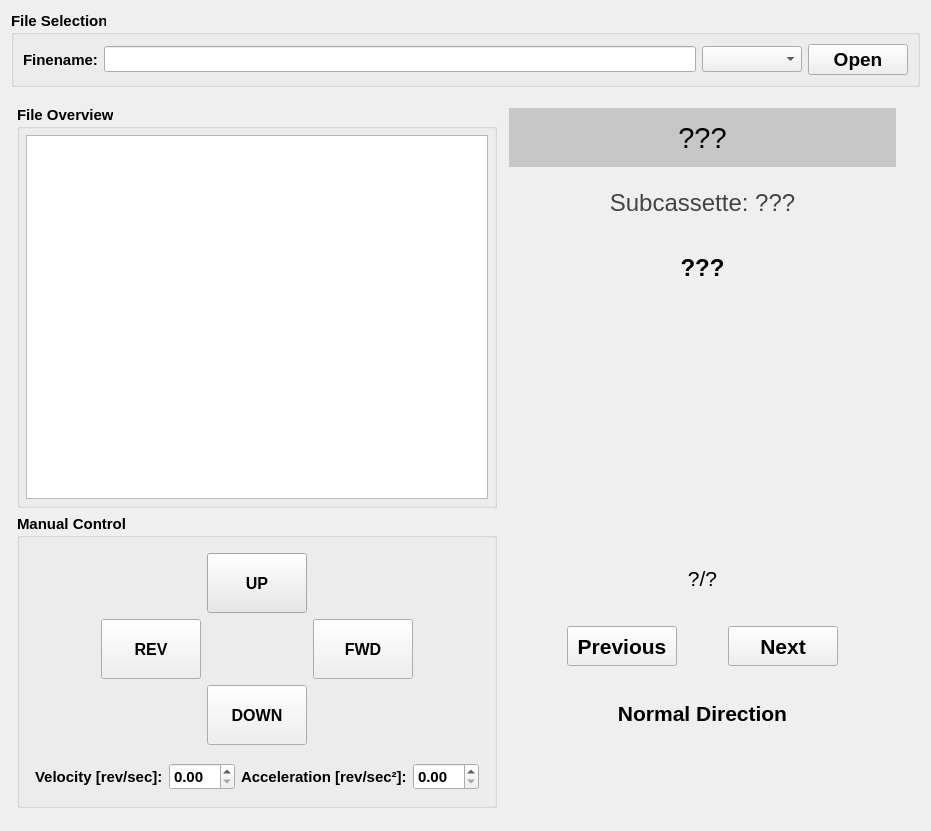
<?xml version="1.0" encoding="UTF-8"?>
<ui version="4.0">
 <class>wg_measurement</class>
 <widget class="QWidget" name="wg_measurement">
  <property name="geometry">
   <rect>
    <x>0</x>
    <y>0</y>
    <width>931</width>
    <height>831</height>
   </rect>
  </property>
  <property name="sizePolicy">
   <sizepolicy hsizetype="Maximum" vsizetype="Preferred">
    <horstretch>0</horstretch>
    <verstretch>0</verstretch>
   </sizepolicy>
  </property>
  <property name="font">
   <font>
    <pointsize>11</pointsize>
   </font>
  </property>
  <property name="windowTitle">
   <string>Assembly</string>
  </property>
  <layout class="QGridLayout" name="gridLayout_3">
   <item row="0" column="0" colspan="3">
    <widget class="QGroupBox" name="groupBox_2">
     <property name="font">
      <font>
       <weight>75</weight>
       <bold>true</bold>
      </font>
     </property>
     <property name="title">
      <string>File Selection</string>
     </property>
     <layout class="QHBoxLayout" name="horizontalLayout_2">
      <item>
       <widget class="QLabel" name="label_4">
        <property name="text">
         <string>Finename:</string>
        </property>
       </widget>
      </item>
      <item>
       <widget class="QLineEdit" name="le_filename">
        <property name="readOnly">
         <bool>true</bool>
        </property>
       </widget>
      </item>
      <item>
       <widget class="QComboBox" name="cmb_sheet_name">
        <property name="minimumSize">
         <size>
          <width>100</width>
          <height>0</height>
         </size>
        </property>
       </widget>
      </item>
      <item>
       <widget class="QPushButton" name="pbt_open_file">
        <property name="minimumSize">
         <size>
          <width>100</width>
          <height>0</height>
         </size>
        </property>
        <property name="font">
         <font>
          <pointsize>14</pointsize>
          <weight>75</weight>
          <bold>true</bold>
         </font>
        </property>
        <property name="text">
         <string>Open</string>
        </property>
        <property name="icon">
         <iconset>
          <normaloff>../../resources/img/folder-open-outline.png</normaloff>../../resources/img/folder-open-outline.png</iconset>
        </property>
        <property name="iconSize">
         <size>
          <width>24</width>
          <height>24</height>
         </size>
        </property>
       </widget>
      </item>
     </layout>
    </widget>
   </item>
   <item row="1" column="0">
    <layout class="QHBoxLayout" name="horizontalLayout_3">
     <property name="leftMargin">
      <number>6</number>
     </property>
     <property name="topMargin">
      <number>6</number>
     </property>
     <property name="rightMargin">
      <number>6</number>
     </property>
     <property name="bottomMargin">
      <number>6</number>
     </property>
     <item>
      <layout class="QVBoxLayout" name="verticalLayout_3">
       <property name="topMargin">
        <number>6</number>
       </property>
       <property name="bottomMargin">
        <number>6</number>
       </property>
       <item>
        <widget class="QGroupBox" name="groupBox">
         <property name="sizePolicy">
          <sizepolicy hsizetype="Preferred" vsizetype="Preferred">
           <horstretch>0</horstretch>
           <verstretch>0</verstretch>
          </sizepolicy>
         </property>
         <property name="maximumSize">
          <size>
           <width>16777215</width>
           <height>16777215</height>
          </size>
         </property>
         <property name="font">
          <font>
           <weight>75</weight>
           <bold>true</bold>
          </font>
         </property>
         <property name="title">
          <string>File Overview</string>
         </property>
         <layout class="QGridLayout" name="gridLayout">
          <property name="leftMargin">
           <number>6</number>
          </property>
          <property name="topMargin">
           <number>6</number>
          </property>
          <property name="rightMargin">
           <number>6</number>
          </property>
          <property name="bottomMargin">
           <number>6</number>
          </property>
          <item row="2" column="0">
           <widget class="QTextEdit" name="te_file_data">
            <property name="readOnly">
             <bool>true</bool>
            </property>
           </widget>
          </item>
         </layout>
        </widget>
       </item>
       <item>
        <widget class="QGroupBox" name="groupBox_3">
         <property name="font">
          <font>
           <weight>75</weight>
           <bold>true</bold>
          </font>
         </property>
         <property name="title">
          <string>Manual Control</string>
         </property>
         <layout class="QGridLayout" name="gridLayout_5">
          <item row="1" column="0" colspan="3">
           <layout class="QGridLayout" name="gridLayout_6">
            <property name="leftMargin">
             <number>6</number>
            </property>
            <property name="topMargin">
             <number>6</number>
            </property>
            <property name="rightMargin">
             <number>6</number>
            </property>
            <property name="bottomMargin">
             <number>6</number>
            </property>
            <item row="0" column="3">
             <widget class="QDoubleSpinBox" name="sbd_vertical_acceleration"/>
            </item>
            <item row="0" column="0">
             <widget class="QLabel" name="label">
              <property name="text">
               <string>Velocity [rev/sec]:</string>
              </property>
             </widget>
            </item>
            <item row="0" column="1">
             <widget class="QDoubleSpinBox" name="sbd_vertical_velocity"/>
            </item>
            <item row="0" column="2">
             <widget class="QLabel" name="label_2">
              <property name="text">
               <string>Acceleration [rev/sec²]:</string>
              </property>
             </widget>
            </item>
           </layout>
          </item>
          <item row="0" column="1">
           <layout class="QGridLayout" name="gridLayout_2">
            <property name="leftMargin">
             <number>6</number>
            </property>
            <property name="topMargin">
             <number>6</number>
            </property>
            <property name="rightMargin">
             <number>6</number>
            </property>
            <property name="bottomMargin">
             <number>6</number>
            </property>
            <item row="0" column="1">
             <widget class="QPushButton" name="pbt_up">
              <property name="sizePolicy">
               <sizepolicy hsizetype="Fixed" vsizetype="Fixed">
                <horstretch>0</horstretch>
                <verstretch>0</verstretch>
               </sizepolicy>
              </property>
              <property name="minimumSize">
               <size>
                <width>100</width>
                <height>60</height>
               </size>
              </property>
              <property name="font">
               <font>
                <pointsize>12</pointsize>
               </font>
              </property>
              <property name="styleSheet">
               <string notr="true">background-color: rgb(232, 232, 232);</string>
              </property>
              <property name="text">
               <string>UP</string>
              </property>
              <property name="icon">
               <iconset>
                <normaloff>../../resources/img/arrow-up-circle-outline.svg</normaloff>../../resources/img/arrow-up-circle-outline.svg</iconset>
              </property>
              <property name="iconSize">
               <size>
                <width>24</width>
                <height>24</height>
               </size>
              </property>
             </widget>
            </item>
            <item row="1" column="2">
             <widget class="QPushButton" name="pbt_fwd">
              <property name="sizePolicy">
               <sizepolicy hsizetype="Fixed" vsizetype="Fixed">
                <horstretch>0</horstretch>
                <verstretch>0</verstretch>
               </sizepolicy>
              </property>
              <property name="minimumSize">
               <size>
                <width>100</width>
                <height>60</height>
               </size>
              </property>
              <property name="font">
               <font>
                <pointsize>12</pointsize>
               </font>
              </property>
              <property name="text">
               <string>FWD</string>
              </property>
              <property name="icon">
               <iconset>
                <normaloff>../../resources/img/arrow-right-circle-outline.svg</normaloff>../../resources/img/arrow-right-circle-outline.svg</iconset>
              </property>
              <property name="iconSize">
               <size>
                <width>24</width>
                <height>24</height>
               </size>
              </property>
             </widget>
            </item>
            <item row="1" column="0">
             <widget class="QPushButton" name="pbt_rev">
              <property name="sizePolicy">
               <sizepolicy hsizetype="Fixed" vsizetype="Fixed">
                <horstretch>0</horstretch>
                <verstretch>0</verstretch>
               </sizepolicy>
              </property>
              <property name="minimumSize">
               <size>
                <width>100</width>
                <height>60</height>
               </size>
              </property>
              <property name="font">
               <font>
                <pointsize>12</pointsize>
               </font>
              </property>
              <property name="text">
               <string>REV</string>
              </property>
              <property name="icon">
               <iconset>
                <normaloff>../../resources/img/arrow-left-circle-outline.svg</normaloff>../../resources/img/arrow-left-circle-outline.svg</iconset>
              </property>
              <property name="iconSize">
               <size>
                <width>24</width>
                <height>24</height>
               </size>
              </property>
             </widget>
            </item>
            <item row="2" column="1">
             <widget class="QPushButton" name="pbt_down">
              <property name="sizePolicy">
               <sizepolicy hsizetype="Fixed" vsizetype="Fixed">
                <horstretch>0</horstretch>
                <verstretch>0</verstretch>
               </sizepolicy>
              </property>
              <property name="minimumSize">
               <size>
                <width>100</width>
                <height>60</height>
               </size>
              </property>
              <property name="font">
               <font>
                <pointsize>12</pointsize>
               </font>
              </property>
              <property name="text">
               <string>DOWN</string>
              </property>
              <property name="icon">
               <iconset>
                <normaloff>../../resources/img/arrow-down-circle-outline.svg</normaloff>../../resources/img/arrow-down-circle-outline.svg</iconset>
              </property>
              <property name="iconSize">
               <size>
                <width>24</width>
                <height>24</height>
               </size>
              </property>
             </widget>
            </item>
           </layout>
          </item>
          <item row="0" column="2">
           <spacer name="horizontalSpacer_2">
            <property name="orientation">
             <enum>Qt::Horizontal</enum>
            </property>
            <property name="sizeHint" stdset="0">
             <size>
              <width>40</width>
              <height>20</height>
             </size>
            </property>
           </spacer>
          </item>
          <item row="0" column="0">
           <spacer name="horizontalSpacer">
            <property name="orientation">
             <enum>Qt::Horizontal</enum>
            </property>
            <property name="sizeHint" stdset="0">
             <size>
              <width>40</width>
              <height>20</height>
             </size>
            </property>
           </spacer>
          </item>
         </layout>
        </widget>
       </item>
      </layout>
     </item>
     <item>
      <layout class="QVBoxLayout" name="verticalLayout_2">
       <property name="leftMargin">
        <number>6</number>
       </property>
       <property name="topMargin">
        <number>9</number>
       </property>
       <property name="rightMargin">
        <number>6</number>
       </property>
       <property name="bottomMargin">
        <number>6</number>
       </property>
       <item>
        <widget class="QLabel" name="la_cassette_name">
         <property name="font">
          <font>
           <pointsize>22</pointsize>
          </font>
         </property>
         <property name="styleSheet">
          <string notr="true">background-color: rgb(199, 199, 199);</string>
         </property>
         <property name="text">
          <string>???</string>
         </property>
         <property name="alignment">
          <set>Qt::AlignCenter</set>
         </property>
        </widget>
       </item>
       <item>
        <widget class="QLabel" name="la_subcassette_name">
         <property name="font">
          <font>
           <pointsize>18</pointsize>
           <weight>50</weight>
           <bold>false</bold>
          </font>
         </property>
         <property name="styleSheet">
          <string notr="true">color: rgb(68, 68, 68);</string>
         </property>
         <property name="text">
          <string>Subcassette: ???</string>
         </property>
         <property name="alignment">
          <set>Qt::AlignCenter</set>
         </property>
        </widget>
       </item>
       <item>
        <widget class="QLabel" name="la_block_name">
         <property name="font">
          <font>
           <pointsize>18</pointsize>
           <weight>75</weight>
           <bold>true</bold>
          </font>
         </property>
         <property name="text">
          <string>???</string>
         </property>
         <property name="alignment">
          <set>Qt::AlignCenter</set>
         </property>
        </widget>
       </item>
       <item>
        <layout class="QHBoxLayout" name="horizontalLayout_4">
         <item>
          <widget class="QLabel" name="la_block_image">
           <property name="sizePolicy">
            <sizepolicy hsizetype="Fixed" vsizetype="Fixed">
             <horstretch>0</horstretch>
             <verstretch>0</verstretch>
            </sizepolicy>
           </property>
           <property name="minimumSize">
            <size>
             <width>240</width>
             <height>240</height>
            </size>
           </property>
           <property name="maximumSize">
            <size>
             <width>16777215</width>
             <height>16777215</height>
            </size>
           </property>
           <property name="baseSize">
            <size>
             <width>0</width>
             <height>0</height>
            </size>
           </property>
           <property name="text">
            <string/>
           </property>
           <property name="scaledContents">
            <bool>true</bool>
           </property>
           <property name="alignment">
            <set>Qt::AlignCenter</set>
           </property>
          </widget>
         </item>
        </layout>
       </item>
       <item>
        <widget class="QLabel" name="la_block_count">
         <property name="font">
          <font>
           <pointsize>16</pointsize>
           <weight>50</weight>
           <bold>false</bold>
          </font>
         </property>
         <property name="text">
          <string>?/?</string>
         </property>
         <property name="alignment">
          <set>Qt::AlignCenter</set>
         </property>
        </widget>
       </item>
       <item>
        <layout class="QHBoxLayout" name="horizontalLayout">
         <property name="leftMargin">
          <number>6</number>
         </property>
         <property name="topMargin">
          <number>6</number>
         </property>
         <property name="rightMargin">
          <number>6</number>
         </property>
         <property name="bottomMargin">
          <number>6</number>
         </property>
         <item>
          <layout class="QGridLayout" name="gridLayout_4">
           <property name="leftMargin">
            <number>6</number>
           </property>
           <property name="topMargin">
            <number>6</number>
           </property>
           <property name="rightMargin">
            <number>6</number>
           </property>
           <property name="bottomMargin">
            <number>6</number>
           </property>
           <item row="1" column="3">
            <widget class="QPushButton" name="pbt_next">
             <property name="minimumSize">
              <size>
               <width>110</width>
               <height>40</height>
              </size>
             </property>
             <property name="font">
              <font>
               <pointsize>16</pointsize>
               <weight>75</weight>
               <bold>true</bold>
              </font>
             </property>
             <property name="text">
              <string>Next</string>
             </property>
            </widget>
           </item>
           <item row="1" column="2">
            <spacer name="horizontalSpacer_3">
             <property name="orientation">
              <enum>Qt::Horizontal</enum>
             </property>
             <property name="sizeHint" stdset="0">
              <size>
               <width>40</width>
               <height>20</height>
              </size>
             </property>
            </spacer>
           </item>
           <item row="1" column="0">
            <spacer name="horizontalSpacer_4">
             <property name="orientation">
              <enum>Qt::Horizontal</enum>
             </property>
             <property name="sizeHint" stdset="0">
              <size>
               <width>40</width>
               <height>20</height>
              </size>
             </property>
            </spacer>
           </item>
           <item row="1" column="4">
            <spacer name="horizontalSpacer_5">
             <property name="orientation">
              <enum>Qt::Horizontal</enum>
             </property>
             <property name="sizeHint" stdset="0">
              <size>
               <width>40</width>
               <height>20</height>
              </size>
             </property>
            </spacer>
           </item>
           <item row="1" column="1">
            <widget class="QPushButton" name="pbt_previous">
             <property name="minimumSize">
              <size>
               <width>110</width>
               <height>40</height>
              </size>
             </property>
             <property name="font">
              <font>
               <pointsize>16</pointsize>
               <weight>75</weight>
               <bold>true</bold>
              </font>
             </property>
             <property name="text">
              <string>Previous</string>
             </property>
            </widget>
           </item>
          </layout>
         </item>
        </layout>
       </item>
       <item>
        <widget class="QLabel" name="la_flip_block_msg">
         <property name="sizePolicy">
          <sizepolicy hsizetype="Preferred" vsizetype="Preferred">
           <horstretch>0</horstretch>
           <verstretch>0</verstretch>
          </sizepolicy>
         </property>
         <property name="minimumSize">
          <size>
           <width>0</width>
           <height>0</height>
          </size>
         </property>
         <property name="maximumSize">
          <size>
           <width>16777215</width>
           <height>16777215</height>
          </size>
         </property>
         <property name="font">
          <font>
           <pointsize>16</pointsize>
           <weight>75</weight>
           <bold>true</bold>
          </font>
         </property>
         <property name="text">
          <string>Normal Direction</string>
         </property>
         <property name="alignment">
          <set>Qt::AlignCenter</set>
         </property>
        </widget>
       </item>
       <item>
        <widget class="QLabel" name="la_flip_block_img">
         <property name="text">
          <string/>
         </property>
         <property name="pixmap">
          <pixmap>../../resources/img/green_light.png</pixmap>
         </property>
         <property name="alignment">
          <set>Qt::AlignCenter</set>
         </property>
        </widget>
       </item>
      </layout>
     </item>
    </layout>
   </item>
  </layout>
 </widget>
 <resources/>
 <connections/>
</ui>
